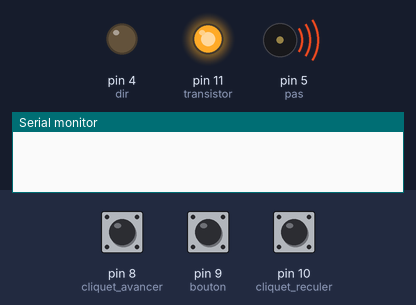
Bench run of a sketch on a simulated Arduino Uno, built with avr-gcc and run on an emulated ATmega328P. On the bench: output pins drawn as LEDs (lit = HIGH), buzzer (waves = sounding), the last lines printed to the serial monitor. The test bench sets the inputs (shaded band); at power-on: pin 9 (bouton) HIGH, pin 8 (cliquet_avancer) HIGH, pin 10 (cliquet_reculer) HIGH.

Above: at 1.2 s.
1.3 s: pin 9 (bouton) pulled LOW for 0.15 s
At 1.8 s:
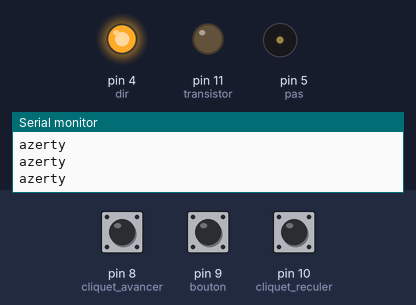
2.9 s: pin 8 (cliquet_avancer) pulled LOW for 0.15 s
At 3.6 s:
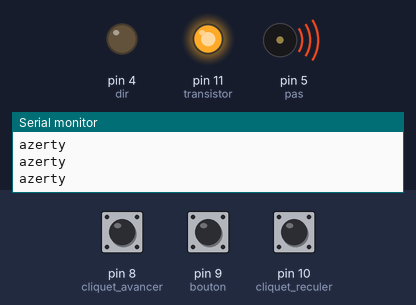
4.5 s: pin 9 (bouton) pulled LOW for 1 s
At 5.4 s:
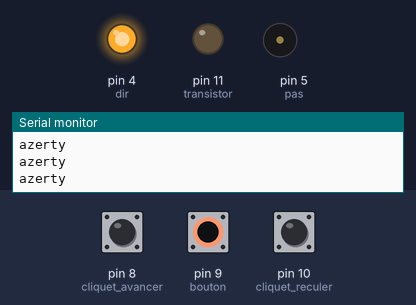
8.5 s: pin 8 (cliquet_avancer) pulled LOW for 1 s
At 10.3 s:
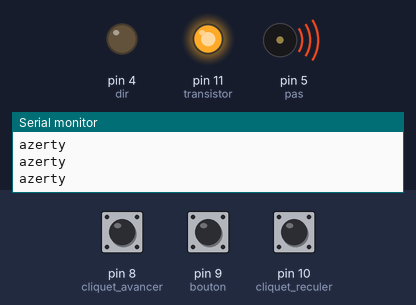
11.0 s: pin 8 (cliquet_avancer) driven LOW and pin 9 (bouton) driven LOW
At 11.25 s:
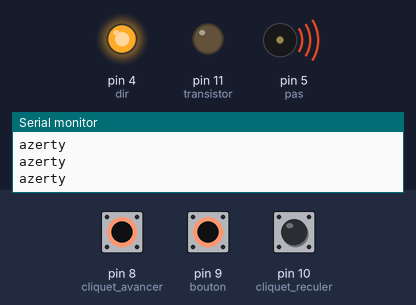
14.0 s: pin 8 (cliquet_avancer) driven HIGH
At 14.0 s:
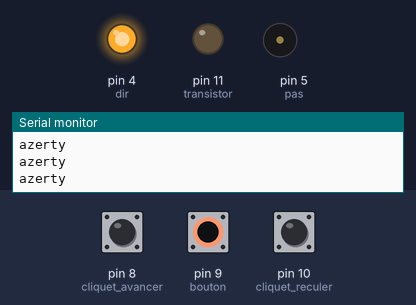
Timing chart, 0 to 17.0 s (numbered marks = the images above; inputs shaded):
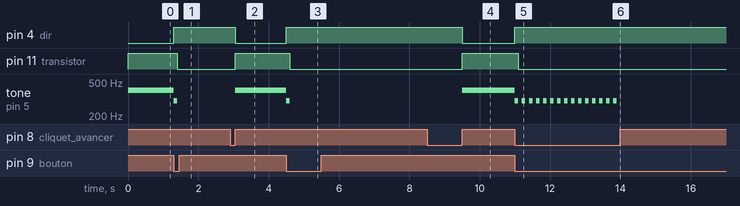

The sketch:

moving-arm.ino
```cpp
const int dir=4;
const int pas=5;
int c=1;
const int cliquet_avancer=8;
const int bouton=9;
const int cliquet_reculer=10;
const int transistor=11;


void setup() {
  pinMode(dir,OUTPUT);
  pinMode(pas,OUTPUT);
  pinMode(transistor,OUTPUT);
  pinMode(cliquet_avancer,INPUT_PULLUP);
  pinMode(cliquet_reculer,INPUT_PULLUP);
  pinMode(bouton,INPUT_PULLUP);
  digitalWrite(dir,HIGH);
  Serial.begin(9600);
  }

void avancer(){
  digitalWrite(dir,HIGH);
  tone(pas,400);
  digitalWrite(transistor,HIGH);}


void reculer(){
  digitalWrite(dir,LOW);
  tone(pas,400);
  digitalWrite(transistor,HIGH);
}

void arreter(){
  noTone(pas);
  digitalWrite(dir,HIGH);
  tone(pas,300);
  delay(100);
  noTone(pas);
  digitalWrite(transistor,LOW);
}


void loop() {
  if (digitalRead(bouton)==LOW){
    arreter();
    delay(100);
    while (digitalRead(cliquet_avancer)==HIGH){
      c=0;
      Serial.println("azerty");
    }
    c=1;
  }

  if (digitalRead(cliquet_avancer)==HIGH and c==1){
      while (digitalRead(cliquet_reculer)==LOW){ // on continue d'avancer
      avancer();}
    c=0;        // on ne pourra plus re-rentrer dans le 2ème if tant que c ne sera pas réarmé dans le 1er if
    reculer();
  }
}
```

Measured:
- after the input at 1.3 s, pin 4 (dir): LOW → HIGH at once; pin 11 (transistor): HIGH → LOW after 0.10 s; tone on pin 5 (pas): 400 Hz → 300 Hz at once, → silent 0.10 s later
- after the input at 2.9 s, pin 4 (dir): HIGH → LOW after 0.15 s; pin 11 (transistor): LOW → HIGH after 0.15 s; tone on pin 5 (pas): silent → 400 Hz after 0.15 s
- after the input at 4.5 s, pin 4 (dir): LOW → HIGH at once; pin 11 (transistor): HIGH → LOW after 0.10 s; tone on pin 5 (pas): 400 Hz → 300 Hz at once, → silent 0.10 s later
- after the input at 8.5 s, pin 4 (dir): HIGH → LOW after 1.0 s; pin 11 (transistor): LOW → HIGH after 1.0 s; tone on pin 5 (pas): silent → 400 Hz after 1.0 s
- after the input at 11.0 s, pin 4 (dir): LOW → HIGH at once; pin 11 (transistor): HIGH → LOW after 0.10 s; tone on pin 5 (pas): alternates 300 Hz for 0.10 s and silent for 0.10 s, starting at once
- after the input at 14.0 s, tone on pin 5 (pas): stops changing and stays silent
